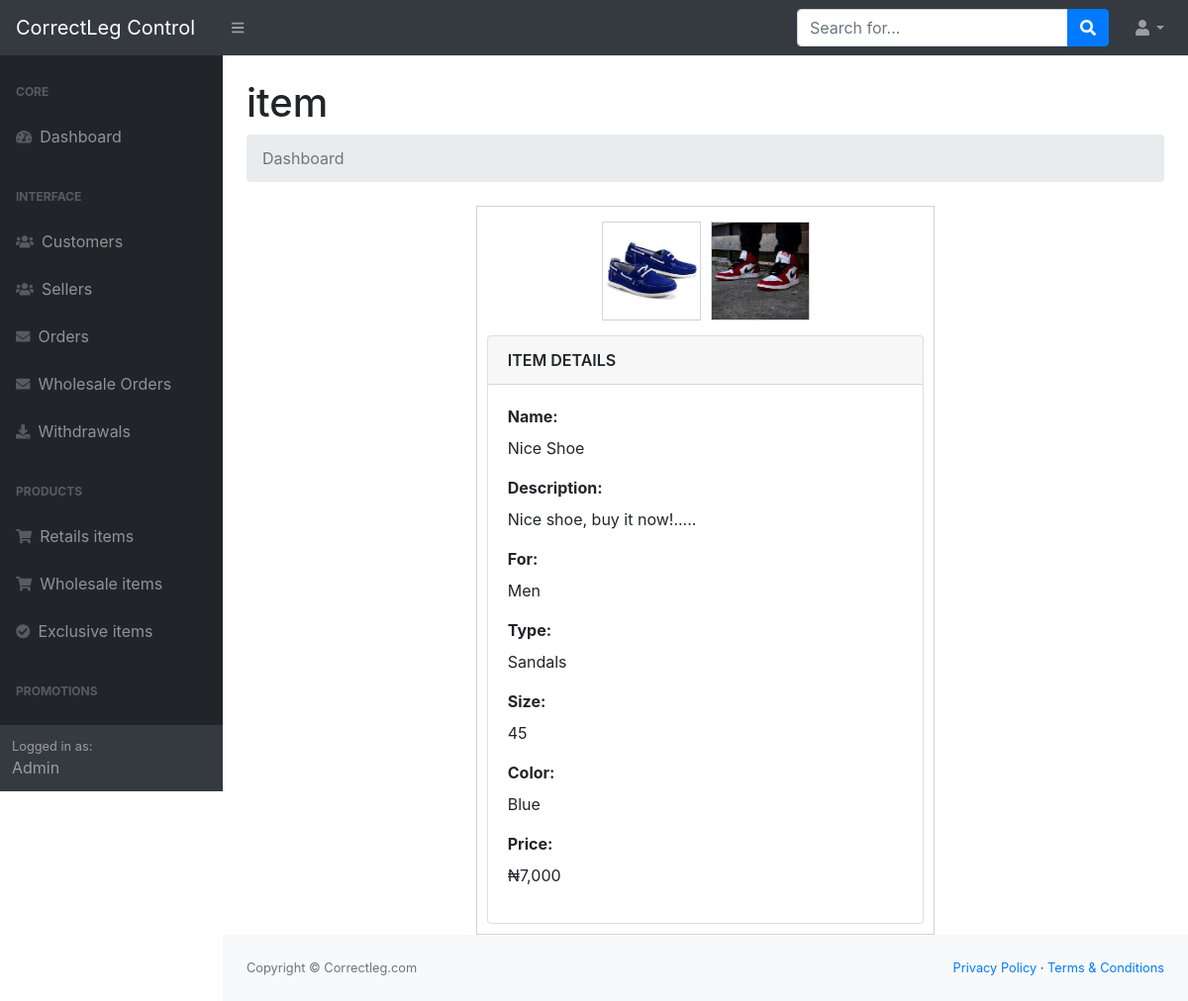
/c-panel/view-item.php?item_id=5edbff73de66f (signed in), run on the app's committed database.
### tables this page shows
CREATE TABLE `product` (
  `id` int(11) NOT NULL,
  `uniqueid` varchar(500) NOT NULL,
  `sellerid` varchar(500) NOT NULL,
  `name` varchar(500) NOT NULL,
  `description` varchar(500) NOT NULL,
  `image1` varchar(500) NOT NULL,
  `image2` varchar(500) NOT NULL,
  `image3` varchar(500) NOT NULL,
  `image4` varchar(500) NOT NULL,
  `image5` varchar(500) NOT NULL,
  `itemisfor` varchar(500) NOT NULL,
  `itemtype` varchar(500) NOT NULL,
  `color` varchar(500) NOT NULL,
  `size` varchar(500) NOT NULL,
  `brandname` varchar(500) NOT NULL,
  `howmany` varchar(500) NOT NULL,
  `price` varchar(500) NOT NULL,
  `old_price` varchar(500) NOT NULL,
  `time` varchar(500) NOT NULL,
  `date` varchar(500) NOT NULL,
  `status` varchar(500) NOT NULL,
  `productcode` varchar(500) NOT NULL,
  `exclusive` varchar(500) NOT NULL,
  `views` varchar(500) NOT NULL,
  `stars` varchar(500) NOT NULL
);

### c-panel/view-item.php (the view, shortened to what this page needs)
<?php
include '../dbconn.php';
$item_id = $_GET['item_id'];
?>
<!DOCTYPE html>
<html lang="en">
<head>
    <link href="css/styles.css" rel="stylesheet" />
    <link href="https://cdn.datatables.net/1.10.20/css/dataTables.bootstrap4.min.css" rel="stylesheet" />
</head>
<body class="sb-nav-fixed">
    <?php
    include 'sidebar.php'; ?>
    <div id="layoutSidenav_content">
        <main>
            <div class="container-fluid">
                <h1 class="mt-4">item</h1>
                <ol class="breadcrumb mb-4">
                    <li class="breadcrumb-item active">Dashboard</li>
                </ol>
                <?php
                $sql = "SELECT * FROM product WHERE uniqueid='$item_id';";
                $result = mysqli_query($conn, $sql);
                $row = mysqli_fetch_assoc($result);
                ?>
                <div class="details-container">
                    <div style="width:100%;display:flex;justify-content:center;">
                        <?php
                        $image1 = $row['image1'];
                        $image2 = $row['image2'];
                        if ($image1 != "empty") {
                            echo "  <img src='../$image1' class='image'>";
                        }
                        if ($image2 != "empty") {
                            echo "  <img src='../$image2' class='image'>";
                        }
                        ?>
                    </div>
                    <div class="card" style="margin-top:10px;">
                        <div class="card-header" style="font-weight:600;">ITEM DETAILS</div>
                        <div class="card-body">
                            <label>Name: </label>
                            <p><?php echo $row['name']; ?></p>
                            <label>Description: </label>
                            <p><?php echo $row['description']; ?></p>
                            <label>For: </label>
                            <p><?php echo $row['itemisfor']; ?></p>
                            <label>Type: </label>
                            <p><?php echo $row['itemtype']; ?></p>
                            <label>Size: </label>
                            <p><?php echo $row['size']; ?></p>
                            <label>Color: </label>
                            <p><?php echo $row['color']; ?></p>
                            <label>Price: </label>
                            <p><?php echo "<span>&#8358</span>" . number_format($row['price']); ?></p>
                        </div>
                    </div>
                </div>
            </div>
        </main>
        <?php include 'footer.php'; ?>
    </div>
    </div>
</body>
</html>

### c-panel/view-item.php (style rules this page uses)
* { margin: 0; padding: 0; }
@media only screen and (min-width: 690px) { .details-container { width: 50%; margin: auto; border: 1px solid lightgrey; padding: 10px; } }
@media only screen and (min-width: 690px) { .image { width: 100px; height: 100px; margin: 5px; border: 1px solid lightgrey; } }
@media only screen and (min-width: 690px) { label { font-weight: bold; } }

### data on the page
product: image1 (picture), image2 (picture), name "Nice Shoe", description "Nice shoe, buy it now!.....", itemisfor "Men", itemtype "Sandals", size "45", color "Blue", price "7,000"
